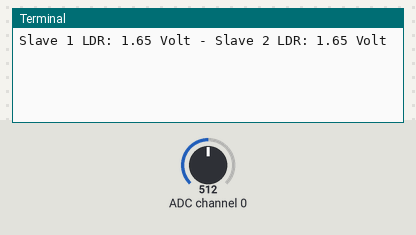
Recording of a program running on a simulated Raspberry Pi (BCM pin numbers). On the bench: the last lines printed to the terminal. The inputs (shaded band) are chosen by the test bench; at power-on: ADC channel 0 = 512 (analog values on the 0–1023 scale). No MQTT or app messages arrive unless stated.

Above: at 1.2 s.
1.3 s: ADC channel 0 set to 716
At 2.8 s:
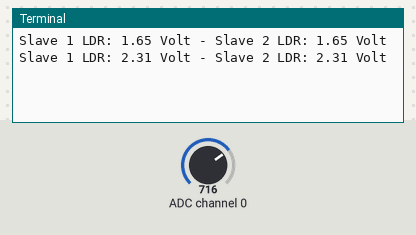
2.9 s: ADC channel 0 set to 900
At 5.6 s:
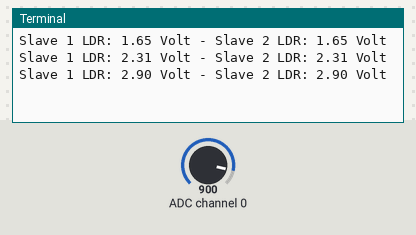
Timing chart, 0 to 7.1 s (numbered marks = the images above; inputs shaded):
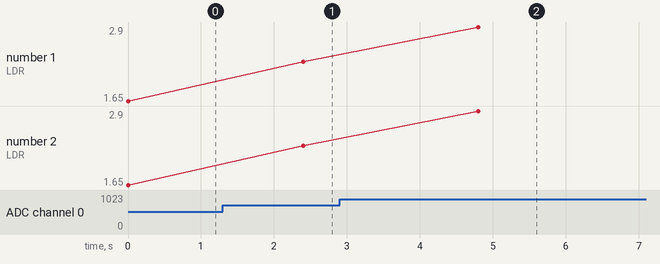

The program:

Read_2_MCP3008_CH0_to_MQTT.py
```python
# uitlezen van een LDR mbv 2 MCP3008s op channel 0
# en doorsturen naar Node-Red via MQTT
#
# MCP3008#1    RPi       LDR
# n°  pin   gpio pin
# ==========================
# 16  VDD        3V3
# 15  Vref       3V3
# 14  Agnd       GND
# 13  SCLK   11  SPSCLK
# 12  MISO    9  SPMISO
# 11  MOSI   10  SPMOSI
# 10  CE      8  SPICE0
#  9  Dgnd       GND
# ==========================
#  1  CH0    ----------   1
# ==========================
#
# MCP3008#2    RPi       LDR
# n°  pin   gpio pin
# ==========================
# 16  VDD        3V3
# 15  Vref       3V3
# 14  Agnd       GND
# 13  SCLK   11  SPSCLK
# 12  MISO    9  SPMISO
# 11  MOSI   10  SPMOSI
# 10  CE      7  SPICE1
#  9  Dgnd       GND
# ==========================
#  1  CH0    ----------   2
# ==========================
import spidev
import time
import paho.mqtt.publish as publish

SPI_BUS=0
SPI_CE0=0           # CE0
SPI_CE1=1           # CE1
MAX_FREQ=1000000    # 1 MHz
VREF=3.3            # V
MAX_VAL=(2**10)-1   # 10bit ADC
HOST = "broker.hivemq.com"

sp1=None
sp2=None

# functie om analoge waarde op te halen van de slave MCP3008 channel (0-7)
def read_spi(sp, channel=0):
    # 3 bytes versturen van RPi MOSI naar MCP3008 DIN:
    # byte 1: b00000001 : start byte
    # byte 2: b1cccxxxx : 1=single channel mode + ccc=bitwaarde van channel (0-7)
    # byte 3: bxxxxxxxx : niet relevante byte
    mosi = [1, (8+channel)<<4, 0]
    miso = sp.xfer2(mosi)
    # 3 byte antwoord op RPi MISO van MCP3008 DOUT:
    # byte 1: bxxxxxxxx : niet relevante byte
    # byte 2: bxxxxx0ii : bit 8 en bit 9 van 10bit antwoord
    # byte 3: biiiiiiii : bit 0 tem bit 7 van 10bit antwoord
    data = ((miso[1] & 3)<<8) + miso[2]
    return data

try:
    # aanmaken spi objecten
    sp1 = spidev.SpiDev()
    sp1.open(SPI_BUS, SPI_CE0)  # slave 0
    sp1.max_speed_hz = MAX_FREQ # 1MHz
    sp2 = spidev.SpiDev()
    sp2.open(SPI_BUS, SPI_CE1)  # slave 1
    sp2.max_speed_hz = MAX_FREQ # 1MHz

    while True:
        # uitlezen channels van 2 slave MCP3008
        waarde1 = read_spi(sp1, channel=0)
        waarde2 = read_spi(sp2, channel=0)

        # omrekenen naar juiste spanning
        spanning1 = waarde1 / MAX_VAL * VREF
        spanning2 = waarde2 / MAX_VAL * VREF

        # debug info
        print('Slave 1 LDR: %.2f Volt - Slave 2 LDR: %.2f Volt'%(spanning1, spanning2))

        # Versturen van data met MQTT,
        # 1ste param = topic
        # 2de param = data
        # 3de param = broker
        publish.single("frankv16/LDRval1", spanning1, hostname=HOST)
        publish.single("frankv16/LDRval2", spanning2, hostname=HOST)

        # wachten
        time.sleep(2)

except KeyboardInterrupt as E:
    print('Programma gestopt met Ctrl-C')

finally:
    if sp1 is not None:
        sp1.close()
    if sp2 is not None:
        sp2.close()
```

Measured:
- after the input at 1.3 s, the terminal: prints a new line after 1.1 s (image 1)
- after the input at 2.9 s, the terminal: prints a new line after 1.9 s (image 2)
- plotted number 1: 1.65 → 2.31 after the input at 1.3 s, 2.31 → 2.9 after the input at 2.9 s
- plotted number 2: 1.65 → 2.31 after the input at 1.3 s, 2.31 → 2.9 after the input at 2.9 s
